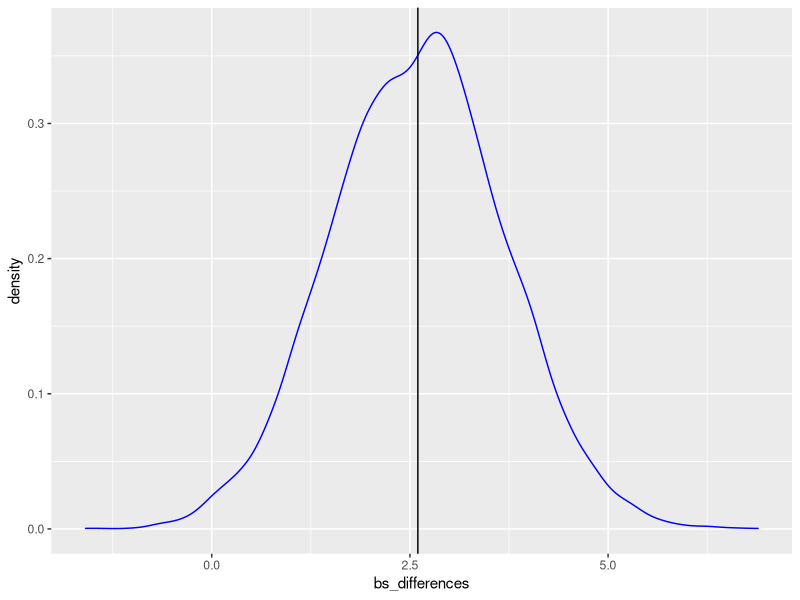
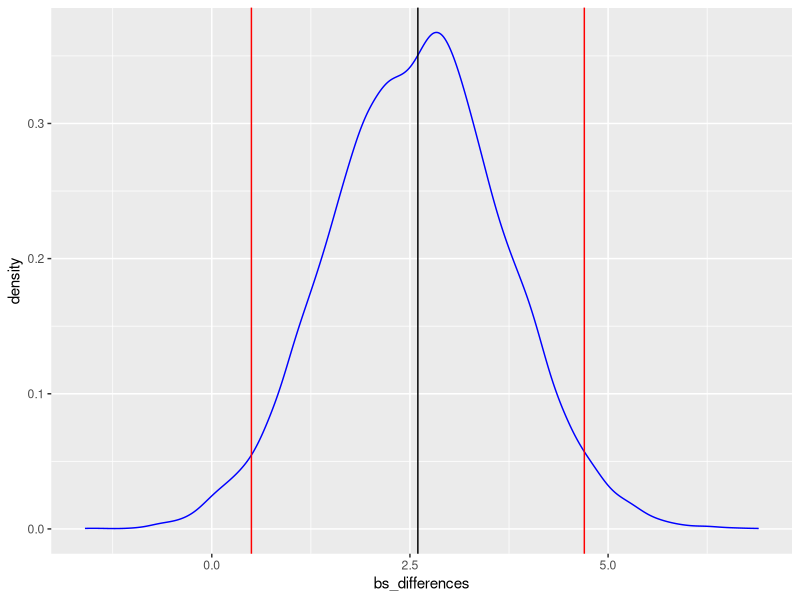
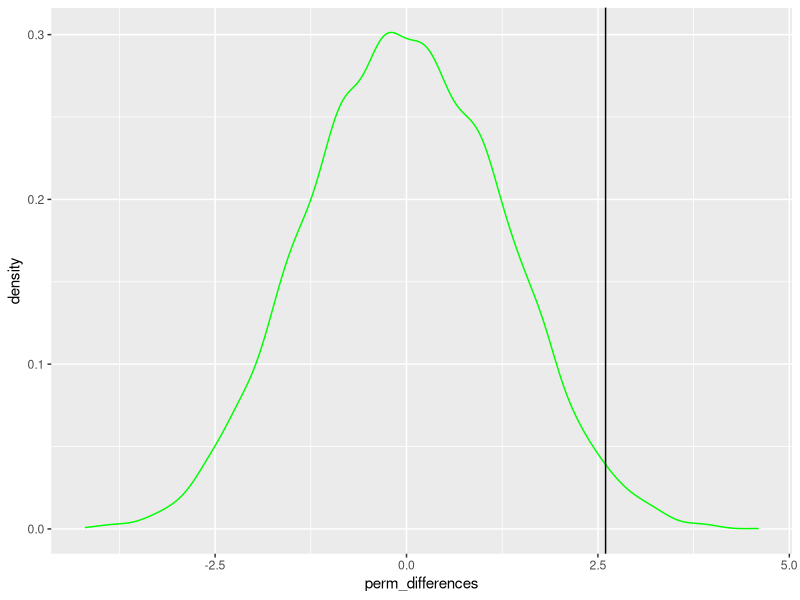
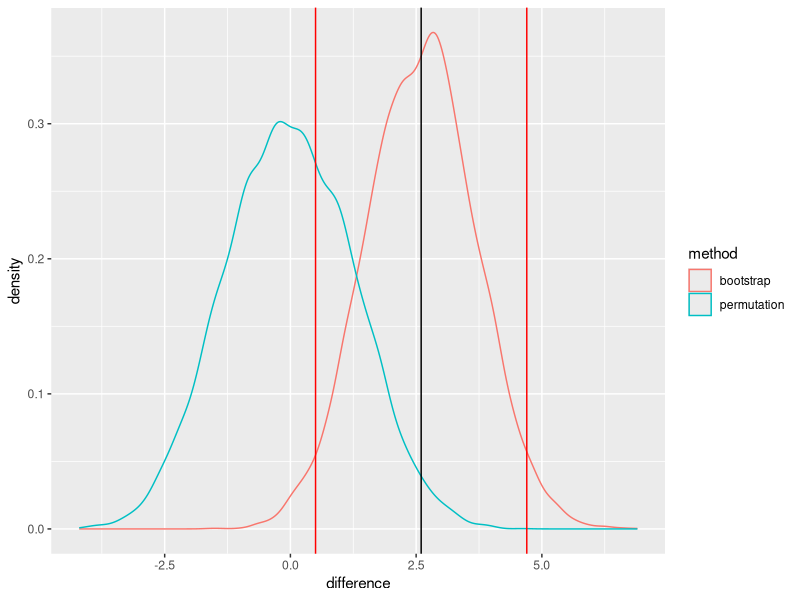
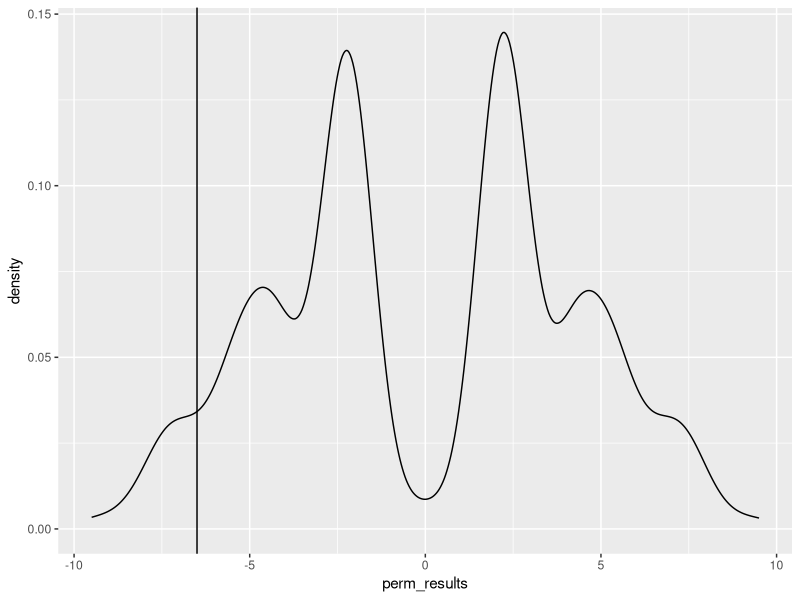
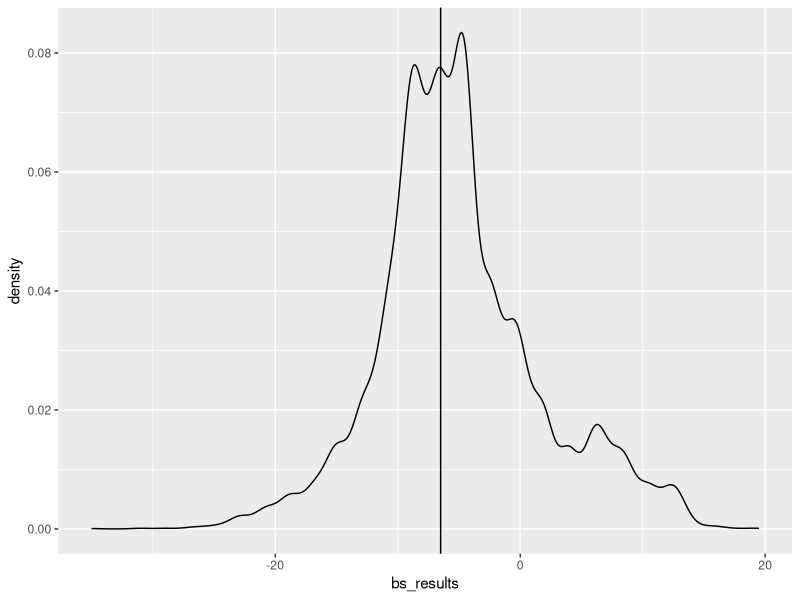
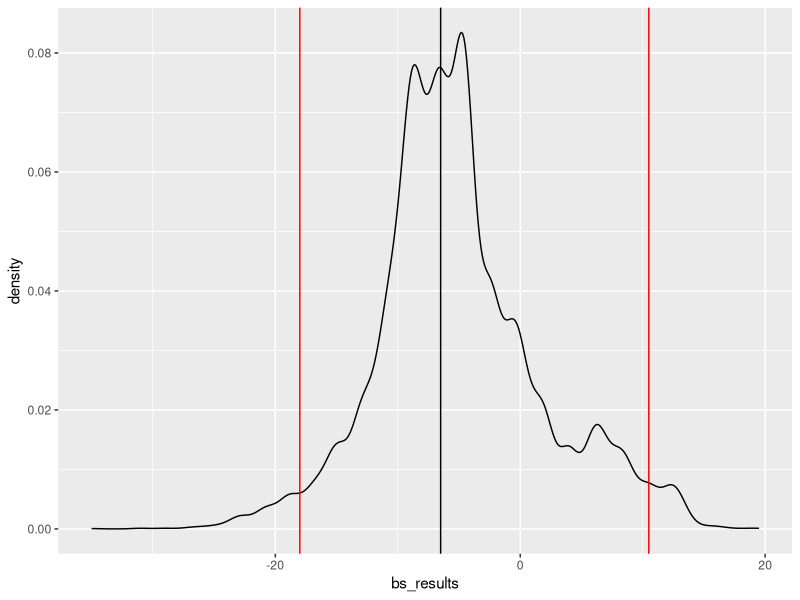
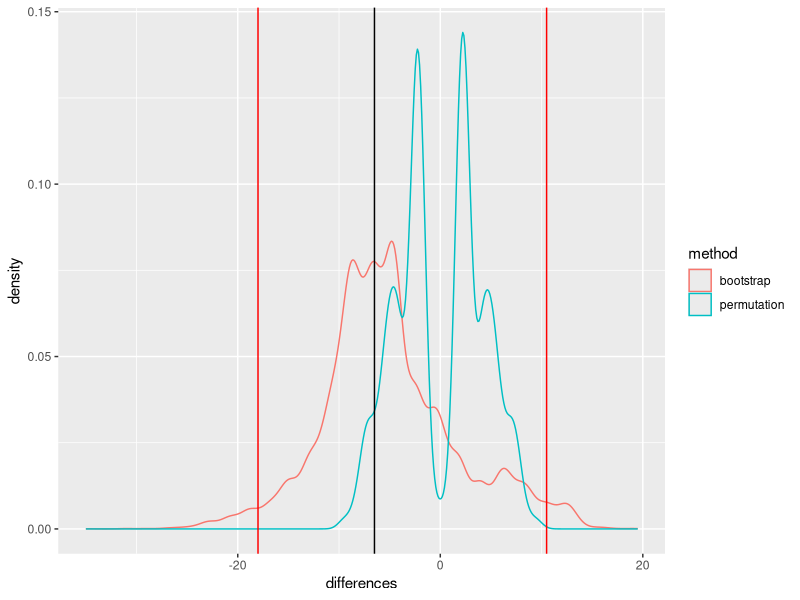

Write R code to recreate these figures, in order.
## ---- chunk 1
nonsmokers <- c(18, 22, 21, 17, 20, 17, 23, 20, 22, 21)
smokers <- c(16, 20, 14, 21, 20, 18, 13, 15, 17, 21)
## ---- chunk 2
(observed_difference <- mean(nonsmokers) - mean(smokers))
## ---- chunk 3
n_samples <- 10000
bs_differences <- replicate(n_samples, mean(sample(nonsmokers, replace = TRUE)) - mean(sample(smokers, replace = TRUE)))
## ---- chunk 4
library(ggplot2)

(p <- ggplot(mapping = aes(x = bs_differences)) +
  geom_density(col = "blue") +
  geom_vline(xintercept = observed_difference))
## ---- chunk 5
(ci <- quantile(bs_differences, c(0.025, 0.975)))
## ---- chunk 6
(p <- p +
   geom_vline(xintercept = ci, col = "red"))
## ---- chunk 7
all_data <- c(nonsmokers, smokers)
perm_differences<- replicate(n_samples, {
  smoker_ind <- sample(length(all_data), length(smokers))
  new_smokers <- all_data[smoker_ind]
  new_nonsmokers <- all_data[-smoker_ind]
  mean(new_nonsmokers) - mean(new_smokers)
})
## ---- chunk 8
ggplot(mapping = aes(x = perm_differences)) +
  geom_density(col = "green") +
  geom_vline(xintercept = observed_difference)
## ---- chunk 9
(p_value <- mean(perm_differences >= observed_difference))
## ---- chunk 10
p_value + c(lower = -1, p_value = 0, upper = 1) * qnorm(0.975) * sqrt((p_value * (1 - p_value)) / n_samples)
## ---- chunk 11
library(tidyr)

tibble(
  bootstrap = bs_differences,
  permutation = perm_differences
) %>% 
  pivot_longer(cols = everything(), names_to = "method", values_to = "difference") %>% 
  ggplot(aes(x = difference, col = method)) +
  geom_density() +
  geom_vline(xintercept = observed_difference) +
  geom_vline(xintercept = ci, col = "red")
## ---- chunk 12
brothers <- data.frame(
  older = c(21, 10, 50, 15, 46, 39, 35, 25, 39, 31, 40, 35, 45, 33),
  younger = c(44, 9, 61, 19, 44, 43, 26, 27, 26, 40, 57, 56, 52, 39)
)
## ---- chunk 13
(observed_difference <- median(brothers$older) - median(brothers$younger))
## ---- chunk 14
n_samples <- 10000

perm_results <- replicate(n_samples, {
  perm_sample <- apply(brothers, 1, sample)
  median(perm_sample[1,]) - median(perm_sample[2,])
})
## ---- chunk 15
ggplot(mapping = aes(x = perm_results)) +
  geom_density() +
  geom_vline(xintercept = observed_difference)
## ---- chunk 16
(p_value <- mean(perm_results <= observed_difference))
## ---- chunk 17
p_value + c(lower = -1, p_value = 0, upper = 1) * qnorm(0.975) * sqrt((p_value * (1 - p_value)) / n_samples)
## ---- chunk 18
bs_results <- replicate(n_samples, {
  median(sample(brothers$older, replace = TRUE)) - median(sample(brothers$younger, replace = TRUE))
})
## ---- chunk 19
(p <- ggplot(mapping = aes(x = bs_results)) +
  geom_density() +
  geom_vline(xintercept = observed_difference))
## ---- chunk 20
(ci <- quantile(bs_results, c(0.025, 0.975)))
## ---- chunk 21
p + geom_vline(xintercept = ci, col = "red")
## ---- chunk 22
tibble(
  permutation = perm_results,
  bootstrap = bs_results
) %>% 
  pivot_longer(everything(), names_to = "method", values_to = "differences") %>% 
  ggplot(aes(x = differences, col = method)) +
  geom_density() +
  geom_vline(xintercept = observed_difference) +
  geom_vline(xintercept = ci, col = "red")
